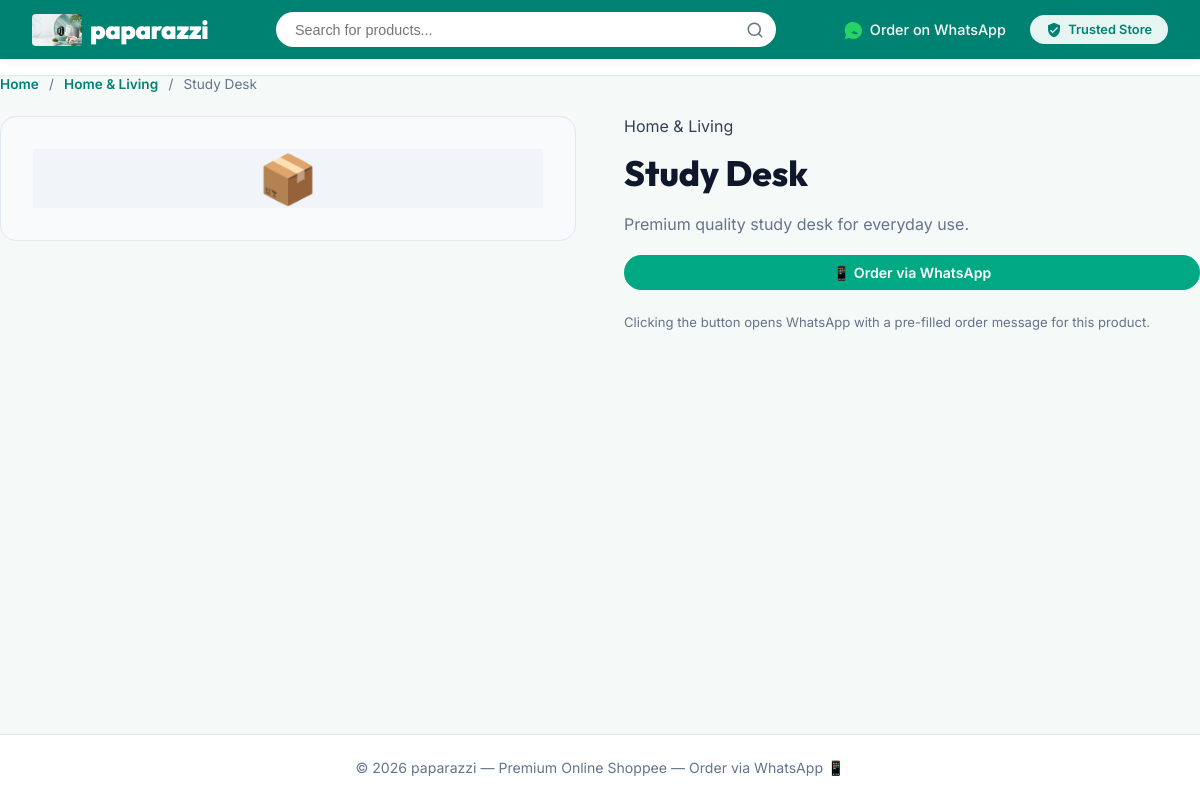
Screenshot of /product/study-desk/ with the database file from the repository.
### store/models.py (models this page shows, shortened)
class StoreConfiguration(models.Model):
    site_name = models.CharField(max_length=100, default="JustClick")
    site_tagline = models.CharField(max_length=255, default="Shop Smarter, Order via WhatsApp")
    whatsapp_number = models.CharField(max_length=20, default="1234567890", help_text="Business WhatsApp phone number")
    logo = models.ImageField(upload_to='store/', blank=True, null=True, help_text="Upload custom store logo. For best styling, please upload a small image with a height around 32px to 40px, ideally a transparent PNG/SVG (fallback to default SVG logo if empty)")
    hero_title = models.CharField(max_length=255, default="Shop Smart.<br>Order Instantly via <span>WhatsApp</span>", help_text="HTML tags like <span> are allowed for styling")
    hero_subtitle = models.TextField(default="Quality products, best prices and fast delivery. Just choose and order on WhatsApp!")
    hero_banner = models.ImageField(upload_to='store/', blank=True, null=True, help_text="Upload custom hero banner image (fallback to default generated image if empty)")
    class Meta:
        verbose_name = "Store Configuration"
        verbose_name_plural = "Store Configuration"

class Product(models.Model):
    category   = models.ForeignKey(Category, related_name='products', on_delete=models.CASCADE)
    name       = models.CharField(max_length=150)
    slug       = models.SlugField(max_length=160, unique=True, blank=True)
    description = models.TextField(blank=True)
    price      = models.DecimalField(max_digits=10, decimal_places=2)
    stock      = models.PositiveIntegerField(default=0)
    image      = models.ImageField(upload_to='products/', blank=True, null=True)
    is_featured = models.BooleanField(default=False, help_text="Show this product in the Featured Products section on the homepage")
    created_at = models.DateTimeField(auto_now_add=True)
    updated_at = models.DateTimeField(auto_now=True)
    class Meta:
        ordering = ["-created_at"]
        indexes = [models.Index(fields=["slug"])]
    def whatsapp_url(self):
        config = StoreConfiguration.objects.first()
        phone = config.whatsapp_number if config else WHATSAPP_PHONE
        msg = (
            f"Hello! I'd like to order:\n\n"
            f"*{self.name}*\n"
            f"Category: {self.category.name}\n"
            f"Price: ₹{self.price}\n\n"
            f"Please let me know availability. Thank you!"
        )
        encoded = urllib.parse.quote(msg)
        return f"https://wa.me/{phone}?text={encoded}"

class Category(models.Model):
    name = models.CharField(max_length=100, unique=True)
    slug = models.SlugField(max_length=110, unique=True, blank=True)
    class Meta:
        verbose_name_plural = "Categories"
        ordering = ["name"]

### store/views.py (the view)
# urls.py: path('product/<slug:slug>/', views.ProductDetailView.as_view(), name='product_detail'),
class ProductDetailView(DetailView):
    model = Product
    template_name = 'store/product.html'
    context_object_name = 'product'
    def get_object(self, queryset=None):
        return get_object_or_404(Product, slug=self.kwargs['slug'])

### store/context_processors.py (called while the page is built)
def store_config(request):
    config = StoreConfiguration.objects.first()
    if not config:
        config = StoreConfiguration.objects.create()
    return {
        'site_config': config,
        'site_name': config.site_name,
        'site_tagline': config.site_tagline,
        'categories': Category.objects.all(),
    }

### templates/store/product.html (shortened to what this page needs)
{% extends 'base.html' %}
{% block content %}
<section class="section">
  <div class="breadcrumb">
    <a href="{% url 'home' %}">Home</a> <span>/</span>
    <a href="{% url 'category' slug=product.category.slug %}">{{ product.category.name }}</a> <span>/</span>
    {{ product.name }}
  </div>
  <div class="product-detail-grid">
    <div class="product-detail-img-wrap">
      {% if product.image %}
      <img src="{{ product.image.url }}" alt="{{ product.name }}" class="product-detail-img" />
      {% else %}
      <div class="product-img-placeholder large">📦</div>
      {% endif %}
    </div>
    <div class="product-detail-info">
      <span class="product-category">{{ product.category.name }}</span>
      <h1 class="product-detail-name">{{ product.name }}</h1>
      <p class="product-detail-desc">{{ product.description }}</p>
      {% if product.stock > 0 %}
      <a href="{{ product.whatsapp_url }}" class="btn btn-whatsapp btn-lg" target="_blank" rel="noopener">
        📱 Order via WhatsApp
      </a>
      {% else %}
      <button class="btn btn-disabled" disabled>Currently Unavailable</button>
      {% endif %}
      <p class="whatsapp-note">Clicking the button opens WhatsApp with a pre-filled order message for this product.</p>
    </div>
  </div>
</section>
{% endblock %}

### templates/base.html (shortened to what this page needs)
<!DOCTYPE html>
<html lang="en">
<head>
  {% load static %}
  <link rel="stylesheet" href="{% static 'css/style.css' %}" />
</head>
<body>
  <nav class="navbar">
    <div class="nav-inner">
      <a href="{% url 'home' %}" class="nav-logo">
        {% if site_config.logo %}
        <img src="{{ site_config.logo.url }}" alt="{{ site_name }}" class="logo-img" />
        {% else %}
        <svg viewBox="0 0 24 24">
        </svg>
        {% endif %}
        <span class="logo-text">{{ site_name }}</span>
      </a>
      <div class="search-container">
        <form action="{% if category %}{% url 'category' slug=category.slug %}{% else %}{% url 'home' %}{% endif %}"
          method="GET" class="search-form">
          <input type="text" name="q" value="{{ search_query|default:'' }}"
            placeholder="{% if category %}Search in {{ category.name }}...{% else %}Search for products...{% endif %}"
            class="search-input" />
          <button type="submit" class="search-btn" aria-label="Search">
            <svg viewBox="0 0 24 24" fill="none" stroke="currentColor" stroke-width="2" stroke-linecap="round"
              stroke-linejoin="round">
              <circle cx="11" cy="11" r="8"></circle>
              <line x1="21" y1="21" x2="16.65" y2="16.65"></line>
            </svg>
          </button>
        </form>
      </div>
      <div class="nav-right-actions">
        <a href="https://wa.me/{{ site_config.whatsapp_number }}" target="_blank" rel="noopener"
          class="nav-action-link">
          <span>Order on WhatsApp</span>
        </a>
        <div class="trusted-badge">
          <svg viewBox="0 0 24 24">
            <path
              d="M12 1L3 5v6c0 5.55 3.84 10.74 9 12 5.16-1.26 9-6.45 9-12V5l-9-4zm-2 16l-4-4 1.41-1.41L10 14.17l6.59-6.59L18 9l-8 8z" />
          </svg>
          <span>Trusted Store</span>
        </div>
      </div>
    </div>
  </nav>
  <div class="sub-navbar">
    <div class="sub-nav-inner">
    </div>
  </div>
  <main class="site-main">
    {% block content %}{% endblock %}
  </main>
  <footer class="site-footer">
    <p>© 2026 {{ site_name }} &mdash; Premium Online Shoppee &mdash; Order via WhatsApp 📱</p>
  </footer>
</body>
</html>

### static/css/style.css (style rules this page uses)
:root { --bg: #f5f9f8; --bg2: #ffffff; --surface: #ffffff; --border: #e2e8f0; --primary: #008272; --primary-d: #00695c; --accent: #008272; --green: #00a884; --green-d: #008f72; --text: #334155; --text-dark: #0f172a; --muted: #64748b; --radius: 16px; --radius-sm: 8px; --shadow: 0 4px 20px rgba(0, 0, 0, 0.03), 0 2px 8px rgba(0, 0, 0, 0.02); --shadow-hover: 0 15px 30px rgba(0, 130, 114, 0.08), 0 4px 12px rgba(0, 0, 0, 0.03); --transition: .24s cubic-bezier(.4,0,.2,1); }
*, *::before, *::after { box-sizing: border-box; margin: 0; padding: 0; }
html { scroll-behavior: smooth; }
body { font-family: 'Inter', sans-serif; background: var(--bg); color: var(--text); min-height: 100vh; display: flex; flex-direction: column; }
.navbar { position: sticky; top: 0; z-index: 100; background: var(--primary); color: #ffffff; box-shadow: 0 2px 10px rgba(0, 0, 0, 0.05); }
.nav-inner { max-width: 1200px; margin: auto; padding: .75rem 2rem; display: flex; align-items: center; justify-content: space-between; gap: 1.5rem; }
.nav-logo { font-family: 'Outfit', sans-serif; font-size: 1.6rem; font-weight: 900; color: #ffffff; text-decoration: none; display: flex; align-items: center; gap: 0.5rem; letter-spacing: -.5px; }
.logo-img { height: 32px; max-height: 32px; width: auto; object-fit: contain; border-radius: 4px; }
.search-container { flex: 1; max-width: 500px; position: relative; }
.search-form { display: flex; width: 100%; }
.search-input { width: 100%; padding: 0.6rem 2.8rem 0.6rem 1.2rem; border-radius: 20px; border: none; font-size: 0.9rem; outline: none; color: var(--text-dark); background: #ffffff; transition: box-shadow var(--transition); }
.search-btn { position: absolute; right: 12px; top: 50%; transform: translateY(-50%); background: none; border: none; cursor: pointer; color: var(--muted); display: flex; align-items: center; justify-content: center; }
.search-btn svg { width: 18px; height: 18px; stroke: var(--muted); }
.nav-right-actions { display: flex; align-items: center; gap: 1.5rem; }
.nav-action-link { color: #ffffff; text-decoration: none; font-size: 0.9rem; font-weight: 500; display: flex; align-items: center; gap: 0.4rem; transition: opacity var(--transition); }
.nav-action-link svg { width: 20px; height: 20px; }
.sub-navbar { background: #ffffff; border-bottom: 1px solid var(--border); box-shadow: 0 1px 3px rgba(0,0,0,0.02); }
.sub-nav-inner { max-width: 1200px; margin: auto; padding: 0.5rem 2rem; display: flex; align-items: center; justify-content: space-between; }
.trusted-badge { background: #e6f4f2; color: var(--primary); font-size: 0.8rem; font-weight: 600; padding: 0.4rem 1rem; border-radius: 20px; display: flex; align-items: center; gap: 0.4rem; }
.trusted-badge svg { width: 16px; height: 16px; fill: currentColor; }
.product-img-placeholder { width: 100%; height: 100%; display: flex; align-items: center; justify-content: center; font-size: 3rem; background: #f1f5f9; color: var(--muted); }
.btn { display: inline-flex; align-items: center; justify-content: center; gap: .5rem; padding: .55rem 1.2rem; border-radius: 20px; font-weight: 600; font-size: .88rem; text-decoration: none; border: none; cursor: pointer; transition: all var(--transition); white-space: nowrap; }
.btn-whatsapp { background: var(--green); color: #ffffff; width: 100%; }
.product-detail-grid { display: grid; grid-template-columns: 1fr 1fr; gap: 3rem; align-items: start; }
.product-detail-img-wrap { border-radius: var(--radius); overflow: hidden; border: 1px solid var(--border); background: #f8fafc; padding: 2rem; display: flex; align-items: center; justify-content: center; }
.product-detail-info { display: flex; flex-direction: column; gap: 1rem; }
.product-detail-name { font-family: 'Outfit', sans-serif; font-size: 2.2rem; font-weight: 800; line-height: 1.2; color: var(--text-dark); }
.product-detail-desc { color: var(--muted); line-height: 1.8; font-size: 1rem; }
.whatsapp-note { font-size: .82rem; color: var(--muted); margin-top: .5rem; }
.breadcrumb { font-size: .85rem; color: var(--muted); margin-bottom: 1.5rem; }
.breadcrumb a { color: var(--primary); text-decoration: none; font-weight: 600; }
.breadcrumb span { margin: 0 .4rem; }
.site-main { flex: 1; }
.site-footer { text-align: center; padding: 1.5rem; background: #ffffff; border-top: 1px solid var(--border); color: var(--muted); font-size: .88rem; }

### rows the page displays
StoreConfiguration: logo (picture), site_name "paparazzi"
Product: category.name "Home & Living", name "Study Desk", description "Premium quality study desk for everyday use."
